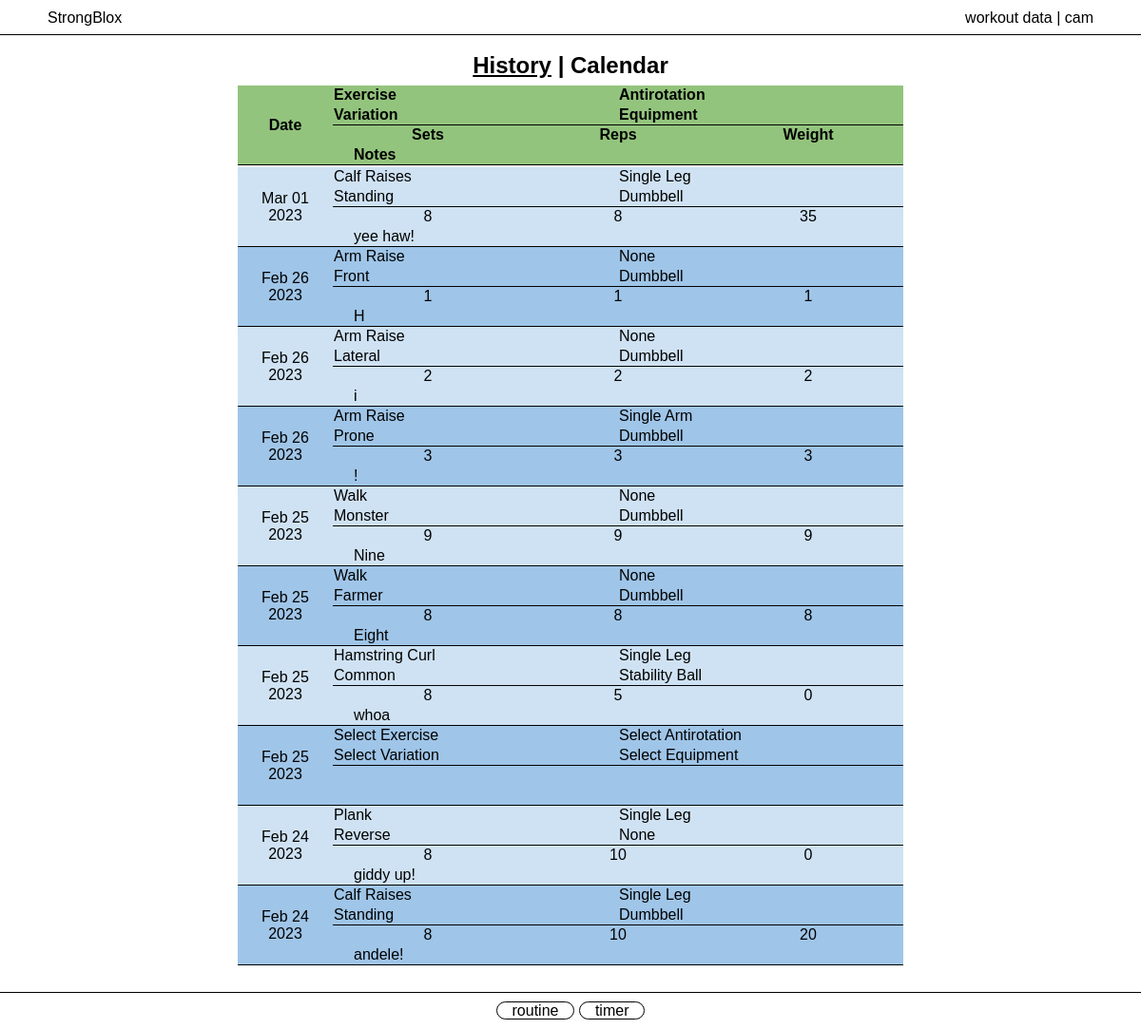
The app's page /history (signed in) with its own data.
### tables this page shows
CREATE TABLE routines (
        routine_id INTEGER PRIMARY KEY,
        workout_id INTEGER,
        date TEXT,
        time TEXT,
        exercise_id INTEGER,
        exercise TEXT NOT NULL,
        variation TEXT,
        antirotation TEXT,
        equipment TEXT,
        sets INTEGER,
        reps INTEGER,
        weight INTEGER,
        notes TEXT,
        focus TEXT,
        muscle TEXT,
        chain TEXT,
        time_to_workout TEXT,
        workout_time INTEGER,
        rest_time INTEGER,
        metronome INTEGER,
        user_id INTEGER NOT NULL
    );

### app.py (the view)
@app.route("/history")
@login_required
def history():
    db = sqlite3.connect("workouts.db")
    db.row_factory = sqlite3.Row
    cur = db.cursor()
    cur.execute("SELECT * FROM routines WHERE user_id IS NULL OR user_id = ? ORDER BY routine_id DESC", (session["user_id"],))
    routines = cur.fetchall()
    return render_template("history.html", routines=routines)

### app.py (called while the page is built)
def login_required(f):
    @wraps(f)
    def decorated_function(*args, **kwargs):
        if session.get("user_id") is None:
            return redirect("/login")
        return f(*args, **kwargs)
    return decorated_function

@app.after_request
def after_request(response):
    response.headers["Cache-Control"] = "no-cache, no-store, must-revalidate"
    response.headers["Expires"] = 0
    response.headers["Pragma"] = "no-cache"
    return response

### templates/history.html (shortened to what this page needs)
{% extends "layout.html" %}
{% block body %}
    <div class="container">
        <div class="section data">
            <h2>
                <a style="text-decoration: underline;" href="{{ url_for('history') }}">History</a> |
                <a href="{{ url_for('calendar') }}">Calendar</a>
            </h2>
            <div>
                <table id="table-history">
                    <thead>
                        <tr>
                            <th class="table-date">Date</th>
                            <th class="table-exercise th-left">Exercise</th>
                            <th class="table-variation th-left">Variation</th>
                            <th class="table-antirotation th-left">Antirotation</th>
                            <th class="table-equipment th-left">Equipment</th>
                            <th class="table-sets">Sets</th>
                            <th class="table-reps">Reps</th>
                            <th class="table-weight">Weight</th>
                            <th class="table-notes th-left">Notes</th>
                        </tr>
                    </thead>
                    <tbody>
                        {% for routine in routines %}
                            <tr>
                                <td class="table-date add-break">{{ routine.date }}</td>
                                <td class="table-exercise">{{ routine.exercise }}</td>
                                <td class="table-variation">{{ routine.variation }}</td>
                                <td class="table-antirotation">{{ routine.antirotation }}</td>
                                <td class="table-equipment">{{ routine.equipment }}</td>
                                <td class="table-sets">{{ routine.sets }}</td>
                                <td class="table-reps">{{ routine.reps }}</td>
                                <td class="table-weight">{{ routine.weight }}</td>
                                <td class="table-notes">{{ routine.notes }}</td>
                            </tr>
                        {% endfor %}
                    </tbody>
                </table>
            </div>
        </div>
    </div>
{% endblock %}

### static/styles.css (style rules this page uses)
* { font-family: 'Trebuchet MS', sans-serif; }
h2 { text-align: center; margin-top: 10px; margin-bottom: 5px; }
a { text-decoration: none; color: #000; }
.container { margin-bottom: 50px; padding-bottom: 10px; position: fixed; width: 100%; overflow: auto; top: 40px; bottom: 0px; z-index: -1; left: 50%; transform: translateX(-50%); }
.section { padding: 5px; margin-left: auto; margin-right: auto; width: fit-content; }
.data { background-color: white; }
#table-history th { display: grid; vertical-align: center; background-color: #93c47d; }
#table-history td { display: grid; }
.th-left { text-align: left !important; }
#table-history tbody tr:nth-child(even) { background-color: #9fc5e8; }
#table-history tbody tr:nth-child(odd) { background-color: #cfe2f3; }
#table-history tr { display: grid; grid-template-columns: minmax(100px, 1fr) repeat(6, 1fr); grid-template-rows: repeat(4, 1fr); grid-template-areas: "da ex ex ex an an an" "da va va va eq eq eq" "da se se re re we we" "da no no no no no no"; }
.table-date { grid-area: da; place-items: center center; text-align: center; border-bottom: 1px solid black; }
.table-exercise { grid-area: ex; }
.table-variation { grid-area: va; border-bottom: 1px solid black; }
.table-antirotation { grid-area: an; }
.table-equipment { grid-area: eq; border-bottom: 1px solid black; }
.table-sets { grid-area: se; text-align: center; }
.table-reps { grid-area: re; text-align: center; }
.table-weight { grid-area: we; text-align: center; }
.table-notes { grid-area: no; border-bottom: 1px solid black; padding-left: 22px; }

### records on screen
routines: date "Mar 01", exercise "Calf Raises", variation "Standing", antirotation "Single Leg", equipment "Dumbbell", sets "8", reps "8", weight "35", notes "yee haw!"
routines: date "Feb 26", exercise "Arm Raise", variation "Front", antirotation "None", equipment "Dumbbell", sets "1", reps "1", weight "1", notes "H"
routines: date "Feb 26", exercise "Arm Raise", variation "Lateral", antirotation "None", equipment "Dumbbell", sets "2", reps "2", weight "2", notes "i"
routines: date "Feb 26", exercise "Arm Raise", variation "Prone", antirotation "Single Arm", equipment "Dumbbell", sets "3", reps "3", weight "3", notes "!"
routines: date "Feb 25", exercise "Walk", variation "Monster", antirotation "None", equipment "Dumbbell", sets "9", reps "9", weight "9", notes "Nine"
routines: date "Feb 25", exercise "Walk", variation "Farmer", antirotation "None", equipment "Dumbbell", sets "8", reps "8", weight "8", notes "Eight"
routines: date "Feb 25", exercise "Hamstring Curl", variation "Common", antirotation "Single Leg", equipment "Stability Ball", sets "8", reps "5", weight "0", notes "whoa"
routines: date "Feb 25", exercise "Select Exercise", variation "Select Variation", antirotation "Select Antirotation", equipment "Select Equipment"
routines: date "Feb 24", exercise "Plank", variation "Reverse", antirotation "Single Leg", equipment "None", sets "8", reps "10", weight "0", notes "giddy up!"
routines: date "Feb 24", exercise "Calf Raises", variation "Standing", antirotation "Single Leg", equipment "Dumbbell", sets "8", reps "10", weight "20", notes "andele!"

### other values on screen
{{ session["username"] }} "cam"
